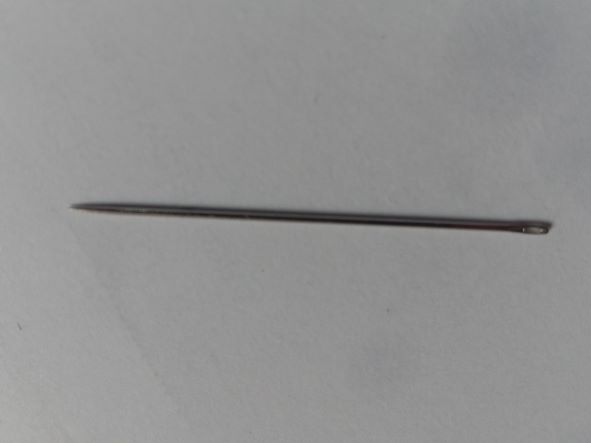
%> input picture Data Training/jahit01.jpg, 591 x 443 px; its folder holds 4 pictures in this run
$ octave training.m   (GNU Octave 9; MATLAB toolbox functions it lacks are replaced by stand-ins)
%> lines starting %> are read from the running program, lines starting %| are printed output that depends on the picture; in (x1, y1, x2, y2) boxes, pixels count from 0 and x2, y2 are one past the last pixel; in counts of white or black regions, pixels touching at a corner belong together; the program's own positions count from 1
clc;
clear;
close all;
warning off all;

%penetapan nama folder
nama_folder = 'Data Training';
%membaca nama file yang berekstensi .jpg
nama_file = dir(fullfile(nama_folder,'*.jpg'));
%membaca jumlah file yang berekstensi .jpg
jumlah_file = numel(nama_file);

%inisialisasi variabel Data_Training
ciri_training = zeros(jumlah_file,4);

%melakukan pengolahan citra terhadap seluruh file
for k = 1:jumlah_file
    %membaca file rgb
    Img = imread(fullfile(nama_folder,nama_file(k).name));
%> Img is the input picture: size 443x591x3 uint8; mean R, G, B 145.8, 145.8, 145.8
%      figure, imshow(Img)
%     title('citra asli')
    %mengkonversi citra rgb menjadi citra grayscale
    gr=graythresh(Img);%grayscale otsu thresholding
%> gr = 0.412
    bw = im2bw(Img, gr);
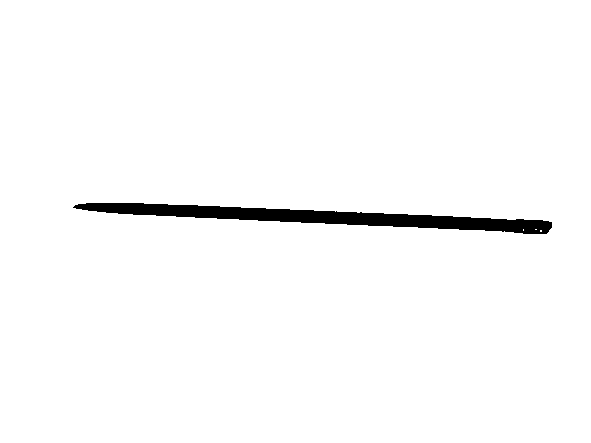
%> bw: size 443x591 logical; 97.8% white; 1 black region, box (x1, y1, x2, y2) and area: (73, 203, 552, 234) 5699
%figure, imshow(bw);
    %melakukan operasi komplemen
    bw = imcomplement(bw);
% figure, imshow(bw)
%     melakukan operasi morfologi filling holes
    bw = imfill(bw,'holes');
%> bw: size 443x591 logical; 2.2% white; 1 white region, box (x1, y1, x2, y2) and area: (73, 203, 552, 234) 5707
%      figure, imshow(bw)
    %ekstrasi ciri
    %melakukan konversi citra rgb ,enjadi citra hsv
    HSV = rgb2hsv(Img);
%> HSV: size 443x591x3 double; mean H, S, V 0.0839, 0.00469, 0.573
% figure, imshow(HSV)
    % mengekstrak komponen h,s,v
    H = HSV(:,:,1); %Hue
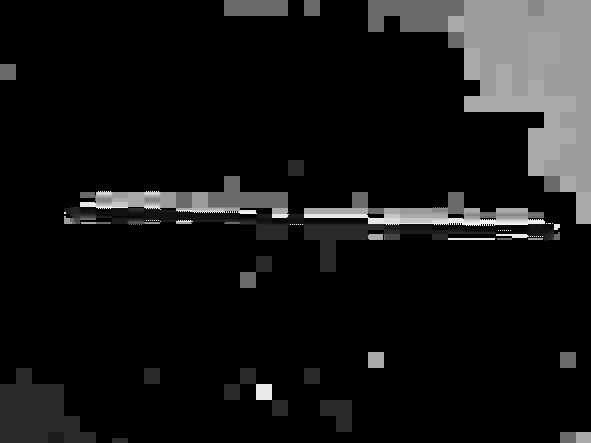
%> H: size 443x591 double; min 0, max 0.99, mean 0.0839
    S = HSV(:,:,2); %Saturation
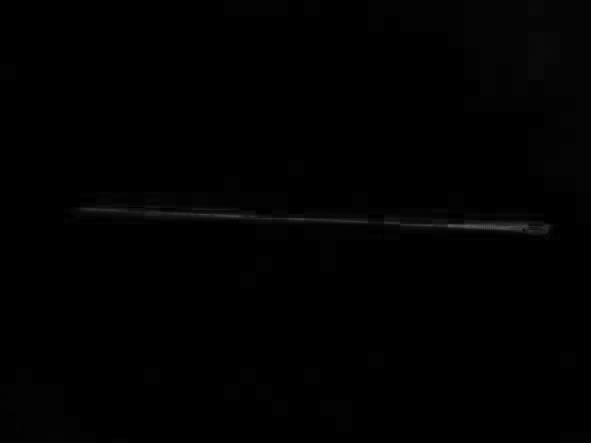
%> S: size 443x591 double; min 0, max 0.364, mean 0.00469
    V = HSV(:,:,3); %Value
    %mengubah nilai pixel background menjadi nol
    H(~bw) = 0;
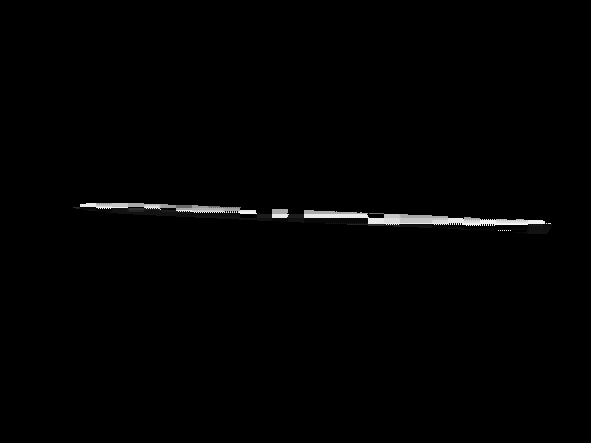
%> H: size 443x591 double; 16.19% of pixels changed, all inside (x1, y1, x2, y2) = (0, 0, 591, 443)
    S(~bw) = 0;
    V(~bw) = 0;
%     figure, imshow(H)
%     figure, imshow(S)
%     figure, imshow(V)
    %menghitung nilai rata-rata h,s,v
    Hue = sum(sum(H))/sum(sum(bw));
%> Hue = 0.409
    Saturation = sum(sum(S))/sum(sum(bw));
%> Saturation = 0.0828
    Value = sum(sum(V))/sum(sum(bw));
%> Value = 0.258
    %menghitung luas objek
    Luas= sum (sum(bw));
%> Luas = 5707
%> pass 3 of the loop `for k = 1:jumlah_file`:
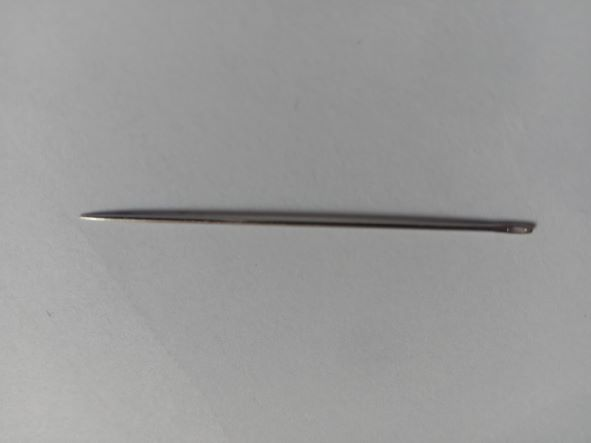
%> input picture Data Training/jahit03.jpg, 591 x 443 px
%> Img is the input picture: size 443x591x3 uint8; mean R, G, B 154, 154, 153.8
%> gr = 0.447
%> `bw = im2bw(Img, gr);`:
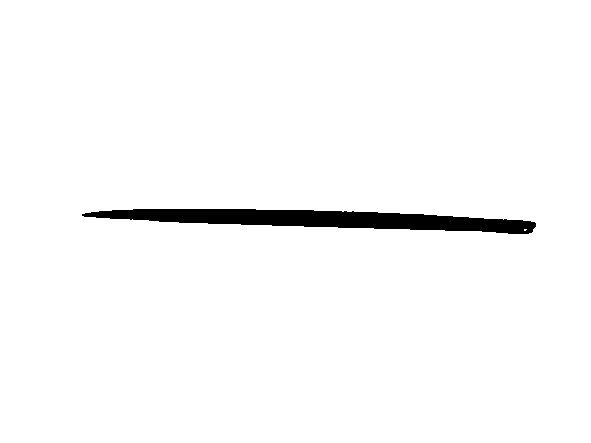
%> bw: size 443x591 logical; 97.6% white; 1 black region, box (x1, y1, x2, y2) and area: (82, 209, 536, 234) 6255
%> HSV: size 443x591x3 double; mean H, S, V 0.0751, 0.005, 0.605
%> `V(~bw) = 0;`:
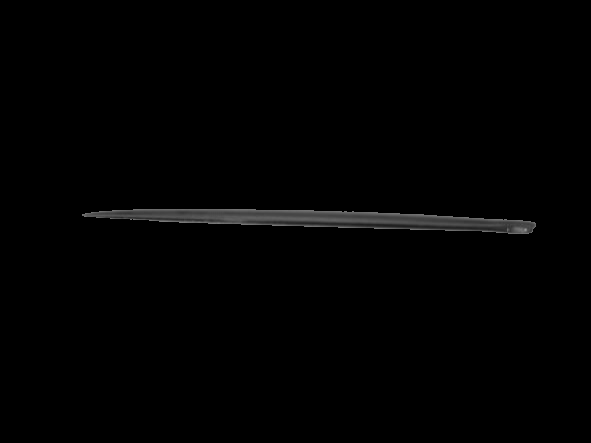
%> V: size 443x591 double; min 0, max 0.588, mean 0.00723
%> Hue = 0.393
%> Saturation = 0.0832
%> Value = 0.303
%> Luas = 6260
%> the loop made 4 passes; the first 3 are shown
    %mengisi variabel ciri_latih dengan ciri ekstraksi
    ciri_training(k,1) = Hue;
    ciri_training(k,2) = Saturation;
    ciri_training(k,3) = Value;
    ciri_training(k,4) = Luas;
end

%menetapkan kelas_training
kelas_training = cell(jumlah_file, 1);
%> kelas_training = {[], [], [], []}
for k = 1:15
    kelas_training{k} = 'jahit';%img jahit
end
%> after the loop, kelas_training = 15 items

for k = 16:30
    kelas_training{k} = 'peniti';%img peniti
end
%> after the loop, kelas_training = 30 items

for k = 31:45
    kelas_training{k} = 'pentul';%img pentul
end
%> after the loop, kelas_training = 45 items


%klasifikasi citra menggunakan algoritma naive bayes,knn, tree,
%discriminant
% Mdl = NaiveBayes.fit(ciri_training, kelas_training);
% Mdl = ClassificationKNN.fit(ciri_training, kelas_training);
% Mdl = ClassificationTree.fit(ciri_training, kelas_training);
%> (the run ends here)
